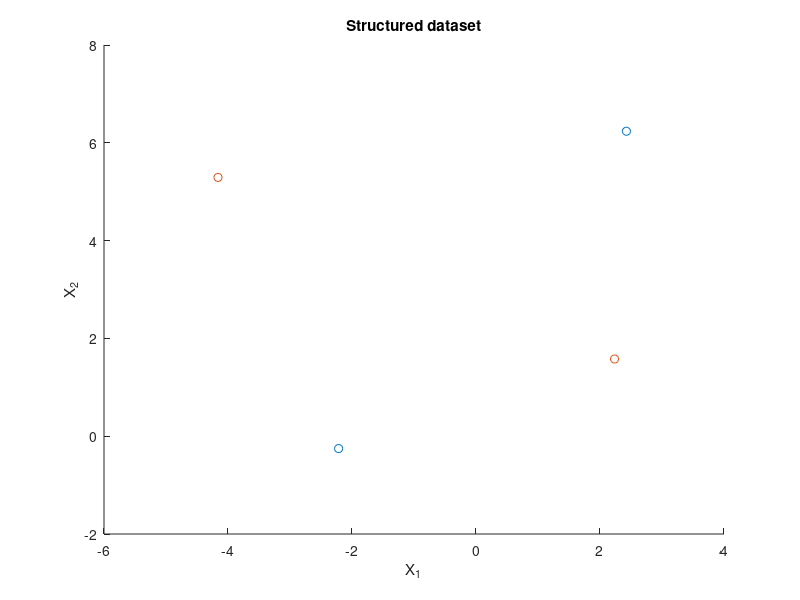

This chart was generated by the following MATLAB code: (Note: this script raises an error after producing the figure.)
clear all;
close all;

nb = input('\n How many datapoints? [400] '); if isempty(nb) nb=400; end;
sig = input('\n Dataset dispersion ? [0.3] '); if isempty(sig) sig=0.3; end;

nb=nb/2;


% construct data
leng = 1;
for t=1:nb, 
  yin(t,:) = [2.*sin(t/nb*pi*leng) 2.*cos(.61*t/nb*pi*leng) (t/nb*sig)]; 
  yang(t,:) = [-2.*sin(t/nb*pi*leng) .45-2.*cos(.61*t/nb*pi*leng) (t/nb*sig)]; 
  samplesyin(t,:)  = [yin(t,1)+yin(t,3).*randn   yin(t,2)+yin(t,3).*randn];
  samplesyang(t,:) = [yang(t,1)+yang(t,3).*randn   yang(t,2)+yang(t,3).*randn];
end


% plot dataset
h=figure; hold on
plot(samplesyin(:,1),samplesyin(:,2),'o');
plot(samplesyang(:,1),samplesyang(:,2),'o');
xlabel('X_1');
ylabel('X_2');
title('Structured dataset');
disp('Press any key to continue');
pause;


% get user-defined parameters
nc = input('\n Number of components to be extracted? [6] '); if isempty(nc) nc=6; end;
sig2 = input('\n RBF kernel parameter sig2? [0.4] '); if isempty(sig2) sig2=0.4; end;
approx = input('\n Approximation technique ? 1 for ''Lanczos'', 2 for ''Nystrom'' [1] '); if isempty(approx) approx=1; end;

if approx ==1
    approx='eigs';
else
    approx='eign';
end


% calculate the eigenvectors in the feature space (principal components)

[lam,U] = kpca([samplesyin;samplesyang],'RBF_kernel',sig2,[],approx,nc);


% calculate the projections on the principal components
% Xax = -3:.1:3; Yax = -3.2:.1:3.2;
% [A,B] = meshgrid(Xax,Yax);
% grid = [reshape(A,prod(size(A)),1) reshape(B,1,prod(size(B)))'];
% k = kernel_matrix([samplesyin;samplesyang],'RBF_kernel',sig2,grid)';
% projections = k*U;

% plot the projections on the first component

% % plot(samplesyin(:,1),samplesyin(:,2),'o');hold on;
% % plot(samplesyang(:,1),samplesyang(:,2),'o');
% % contour(Xax,Yax,reshape(projections(:,1),length(Yax),length(Xax)));
% % title('Kernel PCA - Projections of the input space on the first principal component');
% % figure(h);
% % disp('Press any key to continue');
% % pause;

% Denoise the data by minimizing the reconstruction error

xd = denoise_kpca([samplesyin;samplesyang],'RBF_kernel',sig2,[],approx,nc);
%h2=figure;
plot(samplesyin(:,1),samplesyin(:,2),'o');
plot(samplesyang(:,1),samplesyang(:,2),'o');
plot(xd(:,1),xd(:,2),'r+');
title('Kernel PCA - Denoised datapoints in red');

disp('Press any key to continue');
pause;

% Projections on the first component using linear PCA

dat=[samplesyin;samplesyang];
dat(:,1)=dat(:,1)-mean(dat(:,1));
dat(:,2)=dat(:,2)-mean(dat(:,2));


[lam_lin,U_lin] = pca(dat);


%proj_lin=grid*U_lin;

figure;

plot(samplesyin(:,1),samplesyin(:,2),'o');hold on;
plot(samplesyang(:,1),samplesyang(:,2),'o');
%contour(Xax,Yax,reshape(proj_lin(:,1),length(Yax),length(Xax)));

xdl=dat*U_lin(:,1)*U_lin(:,1)';
plot(xdl(:,1),xdl(:,2),'r+');

title('Linear PCA - Denoised data points using the first principal component');

